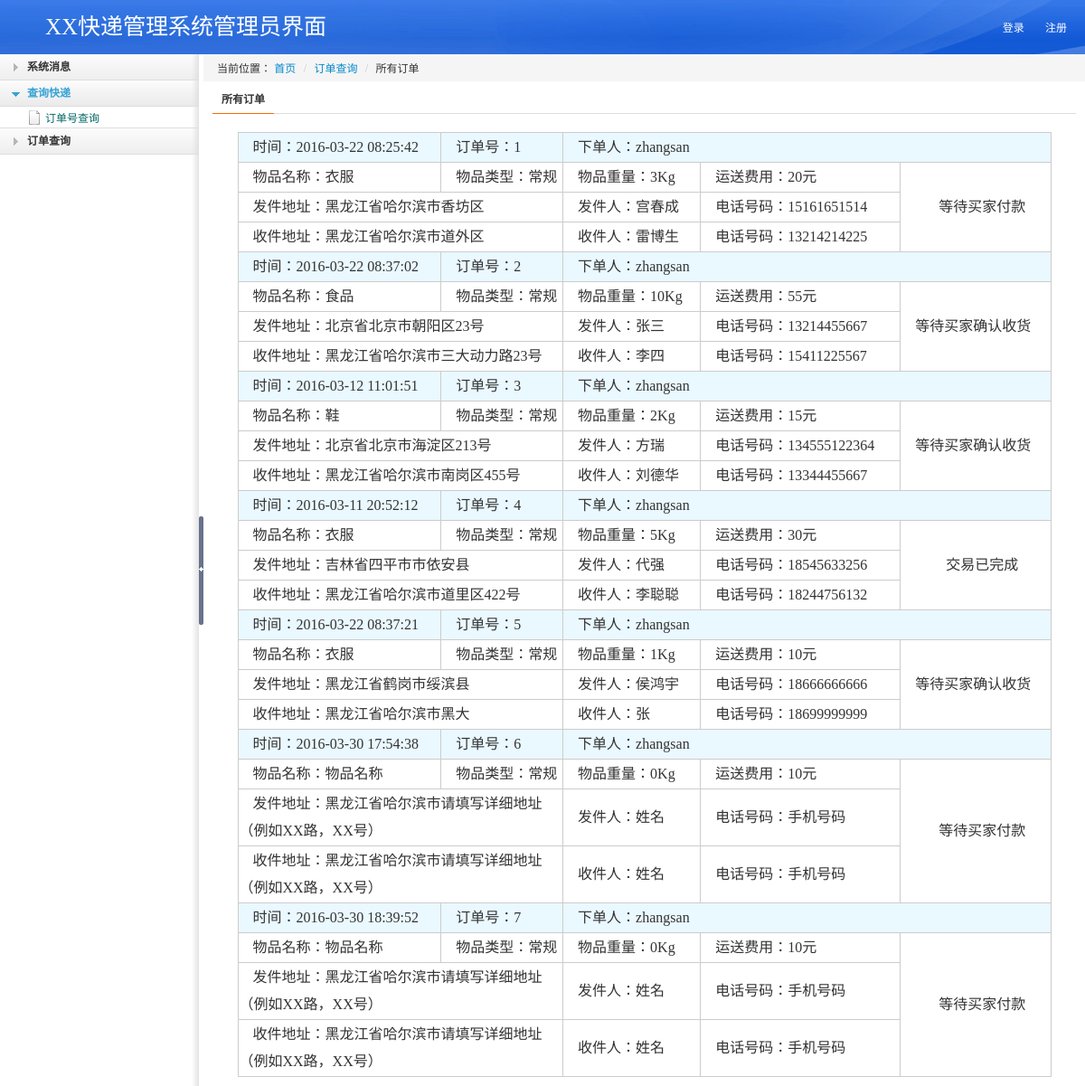
Page /express/index.php/admin/admin_order_all on the committed database.
### tables this page shows
CREATE TABLE `t_order` (
  `order_id` int(11) NOT NULL AUTO_INCREMENT,
  `user_id` int(11) DEFAULT NULL,
  `send_address` varchar(30) DEFAULT NULL,
  `receive_address` varchar(30) DEFAULT NULL,
  `product_name` varchar(30) DEFAULT NULL,
  `product_weight` double(30,0) DEFAULT NULL,
  `product_price` varchar(30) DEFAULT NULL,
  `product_kind` varchar(30) DEFAULT NULL,
  `send_name` varchar(30) DEFAULT NULL,
  `send_tel` varchar(30) DEFAULT NULL,
  `receive_name` varchar(30) DEFAULT NULL,
  `receive_tel` varchar(30) DEFAULT NULL,
  `order_state` int(11) DEFAULT '0',
  `order_date` timestamp NULL DEFAULT CURRENT_TIMESTAMP ON UPDATE CURRENT_TIMESTAMP,
  PRIMARY KEY (`order_id`)
);

CREATE TABLE `t_user` (
  `user_id` int(11) NOT NULL AUTO_INCREMENT,
  `username` varchar(30) DEFAULT NULL,
  `password` varchar(30) DEFAULT NULL,
  `is_admin` int(2) DEFAULT '0',
  PRIMARY KEY (`user_id`)
);

### express/application/controllers/Admin.php (called while the page is built, shortened)
<?php
class Admin extends CI_Controller {
    public function __construct()
    {
        $this->load->model("order_model");
        $this->load->model("complain_model");
    }
    public function admin_order_all()
    {
        $orders = $this->order_model->get_all_order();
        $arr = array('orders'=>$orders);
        $this->load->view('admin_order_all',$arr);
    }
}

### express/index.php (called while the page is built, shortened)
<?php
require_once BASEPATH.'core/CodeIgniter.php';

### express/application/models/order_model.php (called while the page is built, shortened)
<?php
class Order_model extends CI_Model{
    public function get_all_order(){
        $this->db->select('*');
        $this->db->from('t_order');
        $this->db->join('t_user','t_user.user_id=t_order.user_id');
        return $this->db->get()->result();
    }
}

### express/application/views/admin_order_all.php (the view, shortened to what this page needs)
<!DOCTYPE html PUBLIC "-//W3C//DTD XHTML 1.0 Transitional//EN" "http://www.w3.org/TR/xhtml1/DTD/xhtml1-transitional.dtd">
<html xmlns="http://www.w3.org/1999/xhtml">
<head>
<link rel="stylesheet" href="css/bootstrap.css" />
<link rel="stylesheet" href="css/css.css" />
<link rel="stylesheet" href="css/order.css" />
</head>
<body>
<div class="header">
	 <div class="logo">XX快递管理系统管理员界面</div>
    <?php include 'admin_header.php';?>
</div>
<div id="middle">
     <div class="left">
         <div id="my_menu" class="sdmenu">
             <div class="collapsed">
                 <span>系统消息</span>
             </div>
             <div>
                 <span>查询快递</span>
                 <a href="admin/admin_express_check">订单号查询</a>
             </div>
             <div class="collapsed">
                 <span>订单查询</span>
             </div>
         </div>
     </div>
     <div class="Switch"></div>
  <div class="right"  id="mainFrame">
    <div class="right_cont">
      <ul class="breadcrumb">当前位置：
        <a href="admin/admin_index">首页</a> <span class="divider">/</span>
        <a href="javascript:;">订单查询</a> <span class="divider">/</span>
        所有订单
      </ul>
      <div class="title_right"><strong>所有订单</strong></div>
      <div class="order express-check" style="width:900px; margin:auto">
          <table>
              <?php
              foreach($orders as $order){
                  ?>
                  <tr class="order-title">
                      <td width="25%">时间：<?php echo $order->order_date;?></td>
                      <td width="15%">订单号：<?php echo $order->order_id;?></td>
                      <td width="60%" colspan="3">下单人：<?php echo $order->username;?></td>
                  </tr>
                  <tr>
                      <td>物品名称：<?php echo $order->product_name;?></td>
                      <td>物品类型：<?php echo $order->product_kind;?></td>
                      <td>物品重量：<?php echo $order->product_weight;?>Kg</td>
                      <td>运送费用：<?php echo $order->product_price;?>元</td>
                      <?php
                      if($order->order_state == 0){
                          ?>
                          <td style="text-align: center" rowspan="3">等待买家付款</td>
                          <?php
                      }else if($order->order_state == 1){
                          ?>
                          <td style="text-align: center" rowspan="3"><a href="admin/receive?id=<?php echo $order->order_id;?>&state=2" style="margin-top: 10px; background:#2f70df;display: inline-block;width: 80px;text-align:center;text-indent:0;color:#fff;">立即发货</a></td>
                          <?php
                      }else if($order->order_state == 2){
                          ?>
                          <td rowspan="3">等待买家确认收货</td>
                          <?php
                      }else if($order->order_state == 3){
                          ?>
                          <td style="text-align: center" rowspan="3">交易已完成</td>
                          <?php
                      }
                      ?>
                  </tr>
                  <tr>
                      <td colspan="2">发件地址：<?php echo $order->send_address;?></td>
                      <td>发件人：<?php echo $order->send_name;?></td>
                      <td>电话号码：<?php echo $order->send_tel;?></td>
                  </tr>
                  <tr>
                      <td colspan="2">收件地址：<?php echo $order->receive_address;?></td>
                      <td>收件人：<?php echo $order->receive_name;?></td>
                      <td>电话号码：<?php echo $order->receive_tel;?></td>
                  </tr>
                  <?php
              }
              ?>
          </table>
      </div>
    </div>
  </div>
</div>
</body>
</html>

### express/application/views/admin_header.php (shortened to what this page needs)
<div class="header-right">
    <?php
    $user = $this->session->userdata("login_admin");
    if($user){
        ?>
        <i class="icon-off icon-white"></i> <a id="modal-973558" href="#modal-container-973558" role="button" data-toggle="modal">注销</a> <i class="icon-user icon-white"></i> <a href="javascript:;"><?php echo $user->username;?></a>
        <?php
    }else{
        ?>
         <a href="user/login">登录</a>  <a href="user/regist">注册</a>
        <?php
    }
    ?>
</div>

### express/css/css.css (style rules this page uses)
html, body { padding: 0px!important; padding: 100px 0px; width: 100%; height: 100%; overflow: hidden; }
.header { position: absolute!important; position: relative; _top: -200px; width: 100%; height: 60px; background: url(../img/top.png) no-repeat right center; }
#middle { position: absolute!important; top: 60px!important; height: auto!important; position: relative; top: -160px; _top: -200px; height: 100%; bottom: 0px; width: 100%; background: #fff; }
.left { float: left; width: 220px; background: #fff url(../img/left_bg.png) repeat-y right; overflow-x:hidden;overflow-y:auto; height: 100%; position: relative; }
.right { background: #fff; overflow-y: auto;overflow-x: auto; height:100%; position:relative; }
.right_cont { padding:10px; width:auto; }
.Switch { float: left; width: 5px; height: 100%; background: #fff url(../img/Switch.png) no-repeat center center; cursor: pointer; }
.logo { float: left; margin-left: 50px; height: 60px; line-height: 60px; text-align: center; font-size: 25px; color: #fff; font-family: "微软雅黑" }
.header-right { float: right; padding-left: 50px; }
.header-right a { color: #fff; line-height: 60px; margin-right: 20px; }
div.sdmenu { font-size:12px;background:#ccc;color:#fff; }
div.sdmenu div { overflow:hidden; margin-top:-1px; }
div.sdmenu div.collapsed { height:30px; }
div.sdmenu div span { display:block;height:30px;line-height:30px;overflow:hidden; cursor:pointer;background: url(../img/left2.png); font-size:12px; color:#38A3D5; text-indent:30px; font-weight:bold;font-family:"microsoft yahei"; }
div.sdmenu div.collapsed span { background:#ccc;background: url(../img/left.png);font-family:"microsoft yahei"; font-size:12px; color:#333; text-indent:30px; font-weight:bold; }
div.sdmenu div { background:#fff url(../img/left_bg.png) repeat-y right; }
div.sdmenu div a { display:block;color:#066; background:url(../img/171.png) no-repeat 30px 4px; text-indent:50px; padding:2px 0; }
.title_right { font-size:12px;font-family:"microsoft yahei"; border-bottom:1px solid #ddd; margin-bottom:20px; line-height:30px; }
.title_right strong { border-bottom:1px solid #F60;line-height:30px; display:inline-block; padding:0 10px; margin-bottom:-1px; }
.breadcrumb { margin:-10px -10px 5px -30px; padding-left:35px; }

### express/css/order.css (style rules this page uses)
.express-check { font-size: 16px; font-family: "微软雅黑"; }
.order .order-title { background: rgb(234, 248, 255); }
.order table { width: 100%; }
.order table td { border: 1px solid #ccc; height: 30px; font-size: 16px; font-family: "微软雅黑"; text-indent: 15px; line-height: 30px; }

### express/application/views/admin_order_all.php (style rules this page uses)
.express-check { font-size: 16px; font-family: "微软雅黑"; }
.order table { width: 100%; }
.order table td { border: 1px solid #ccc; height: 30px; font-size: 16px; font-family: "微软雅黑"; text-indent: 15px; line-height: 30px; }

### rows in the picture
t_order: order_date "2016-03-22 08:25:42", order_id "1", user.username "zhangsan", product_name "衣服", product_kind "常规", product_weight "3", product_price "20", order_state "等待买家付款", send_address "黑龙江省哈尔滨市香坊区", send_name "宫春成", send_tel "15161651514", receive_address "黑龙江省哈尔滨市道外区", receive_name "雷博生", receive_tel "13214214225"
t_order: order_date "2016-03-22 08:37:02", order_id "2", user.username "zhangsan", product_name "食品", product_kind "常规", product_weight "10", product_price "55", order_state "等待买家确认收货", send_address "北京省北京市朝阳区23号", send_name "张三", send_tel "13214455667", receive_address "黑龙江省哈尔滨市三大动力路23号", receive_name "李四", receive_tel "15411225567"
t_order: order_date "2016-03-12 11:01:51", order_id "3", user.username "zhangsan", product_name "鞋", product_kind "常规", product_weight "2", product_price "15", order_state "等待买家确认收货", send_address "北京省北京市海淀区213号", send_name "方瑞", send_tel "134555122364", receive_address "黑龙江省哈尔滨市南岗区455号", receive_name "刘德华", receive_tel "13344455667"
t_order: order_date "2016-03-11 20:52:12", order_id "4", user.username "zhangsan", product_name "衣服", product_kind "常规", product_weight "5", product_price "30", order_state "交易已完成", send_address "吉林省四平市市依安县", send_name "代强", send_tel "18545633256", receive_address "黑龙江省哈尔滨市道里区422号", receive_name "李聪聪", receive_tel "18244756132"
t_order: order_date "2016-03-22 08:37:21", order_id "5", user.username "zhangsan", product_name "衣服", product_kind "常规", product_weight "1", product_price "10", order_state "等待买家确认收货", send_address "黑龙江省鹤岗市绥滨县", send_name "侯鸿宇", send_tel "18666666666", receive_address "黑龙江省哈尔滨市黑大", receive_name "张", receive_tel "18699999999"
t_order: order_date "2016-03-30 17:54:38", order_id "6", user.username "zhangsan", product_name "物品名称", product_kind "常规", product_weight "0", product_price "10", order_state "等待买家付款", send_address "黑龙江省哈尔滨市请填写详细地址（例如XX路，XX号）", send_name "姓名", send_tel "手机号码", receive_address "黑龙江省哈尔滨市请填写详细地址（例如XX路，XX号）", receive_name "姓名", receive_tel "手机号码"
t_order: order_date "2016-03-30 18:39:52", order_id "7", user.username "zhangsan", product_name "物品名称", product_kind "常规", product_weight "0", product_price "10", order_state "等待买家付款", send_address "黑龙江省哈尔滨市请填写详细地址（例如XX路，XX号）", send_name "姓名", send_tel "手机号码", receive_address "黑龙江省哈尔滨市请填写详细地址（例如XX路，XX号）", receive_name "姓名", receive_tel "手机号码"
